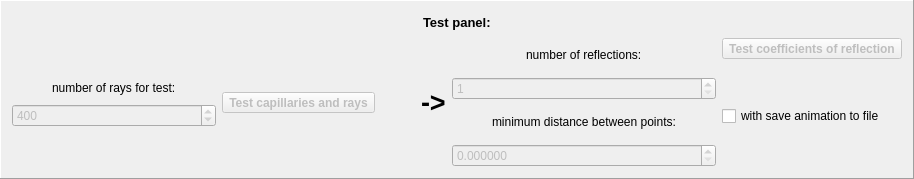
       <widget class="QFrame" name="frame">
        <property name="frameShape">
         <enum>QFrame::Panel</enum>
        </property>
        <property name="frameShadow">
         <enum>QFrame::Raised</enum>
        </property>
        <layout class="QVBoxLayout" name="verticalLayout_5">
         <item>
          <layout class="QHBoxLayout" name="horizontalLayout_6">
           <item>
            <spacer name="horizontalSpacer">
             <property name="orientation">
              <enum>Qt::Horizontal</enum>
             </property>
             <property name="sizeHint" stdset="0">
              <size>
               <width>40</width>
               <height>20</height>
              </size>
             </property>
            </spacer>
           </item>
           <item>
            <widget class="QLabel" name="label_5">
             <property name="font">
              <font>
               <pointsize>10</pointsize>
               <weight>75</weight>
               <bold>true</bold>
              </font>
             </property>
             <property name="text">
              <string>Test panel:</string>
             </property>
            </widget>
           </item>
           <item>
            <spacer name="horizontalSpacer_2">
             <property name="orientation">
              <enum>Qt::Horizontal</enum>
             </property>
             <property name="sizeHint" stdset="0">
              <size>
               <width>40</width>
               <height>20</height>
              </size>
             </property>
            </spacer>
           </item>
          </layout>
         </item>
         <item>
          <layout class="QHBoxLayout" name="horizontalLayout">
           <item>
            <layout class="QVBoxLayout" name="verticalLayout">
             <item>
              <spacer name="verticalSpacer_9">
               <property name="orientation">
                <enum>Qt::Vertical</enum>
               </property>
               <property name="sizeHint" stdset="0">
                <size>
                 <width>20</width>
                 <height>40</height>
                </size>
               </property>
              </spacer>
             </item>
             <item>
              <layout class="QHBoxLayout" name="horizontalLayout_10">
               <item>
                <spacer name="horizontalSpacer_7">
                 <property name="orientation">
                  <enum>Qt::Horizontal</enum>
                 </property>
                 <property name="sizeHint" stdset="0">
                  <size>
                   <width>40</width>
                   <height>20</height>
                  </size>
                 </property>
                </spacer>
               </item>
               <item>
                <widget class="QLabel" name="label_testSys">
                 <property name="text">
                  <string>number of rays for test:</string>
                 </property>
                </widget>
               </item>
               <item>
                <spacer name="horizontalSpacer_8">
                 <property name="orientation">
                  <enum>Qt::Horizontal</enum>
                 </property>
                 <property name="sizeHint" stdset="0">
                  <size>
                   <width>40</width>
                   <height>20</height>
                  </size>
                 </property>
                </spacer>
               </item>
              </layout>
             </item>
             <item>
              <widget class="QSpinBox" name="spinBox_testSys">
               <property name="enabled">
                <bool>false</bool>
               </property>
               <property name="sizePolicy">
                <sizepolicy hsizetype="Preferred" vsizetype="Fixed">
                 <horstretch>0</horstretch>
                 <verstretch>0</verstretch>
                </sizepolicy>
               </property>
               <property name="minimum">
                <number>0</number>
               </property>
               <property name="maximum">
                <number>100000</number>
               </property>
               <property name="value">
                <number>400</number>
               </property>
              </widget>
             </item>
             <item>
              <spacer name="verticalSpacer_8">
               <property name="orientation">
                <enum>Qt::Vertical</enum>
               </property>
               <property name="sizeHint" stdset="0">
                <size>
                 <width>20</width>
                 <height>40</height>
                </size>
               </property>
              </spacer>
             </item>
            </layout>
           </item>
           <item>
            <layout class="QVBoxLayout" name="verticalLayout_11">
             <item>
              <spacer name="verticalSpacer">
               <property name="orientation">
                <enum>Qt::Vertical</enum>
               </property>
               <property name="sizeHint" stdset="0">
                <size>
                 <width>20</width>
                 <height>40</height>
                </size>
               </property>
              </spacer>
             </item>
             <item>
              <widget class="QToolButton" name="toolButton_testSys">
               <property name="enabled">
                <bool>false</bool>
               </property>
               <property name="sizePolicy">
                <sizepolicy hsizetype="Preferred" vsizetype="Fixed">
                 <horstretch>0</horstretch>
                 <verstretch>0</verstretch>
                </sizepolicy>
               </property>
               <property name="font">
                <font>
                 <weight>75</weight>
                 <bold>true</bold>
                </font>
               </property>
               <property name="text">
                <string>Test capillaries and rays</string>
               </property>
               <property name="icon">
                <iconset resource="res.qrc">
                 <normaloff>:/images/chart</normaloff>:/images/chart</iconset>
               </property>
               <property name="toolButtonStyle">
                <enum>Qt::ToolButtonTextUnderIcon</enum>
               </property>
              </widget>
             </item>
             <item>
              <spacer name="verticalSpacer_4">
               <property name="orientation">
                <enum>Qt::Vertical</enum>
               </property>
               <property name="sizeHint" stdset="0">
                <size>
                 <width>20</width>
                 <height>40</height>
                </size>
               </property>
              </spacer>
             </item>
            </layout>
           </item>
           <item>
            <spacer name="horizontalSpacer_15">
             <property name="orientation">
              <enum>Qt::Horizontal</enum>
             </property>
             <property name="sizeHint" stdset="0">
              <size>
               <width>40</width>
               <height>20</height>
              </size>
             </property>
            </spacer>
           </item>
           <item>
            <widget class="QLabel" name="label">
             <property name="sizePolicy">
              <sizepolicy hsizetype="Fixed" vsizetype="Fixed">
               <horstretch>0</horstretch>
               <verstretch>0</verstretch>
              </sizepolicy>
             </property>
             <property name="font">
              <font>
               <pointsize>20</pointsize>
               <weight>75</weight>
               <italic>false</italic>
               <bold>true</bold>
              </font>
             </property>
             <property name="text">
              <string>-&gt;</string>
             </property>
            </widget>
           </item>
           <item>
            <layout class="QVBoxLayout" name="verticalLayout_3">
             <item>
              <layout class="QHBoxLayout" name="horizontalLayout_8">
               <item>
                <spacer name="horizontalSpacer_4">
                 <property name="orientation">
                  <enum>Qt::Horizontal</enum>
                 </property>
                 <property name="sizeHint" stdset="0">
                  <size>
                   <width>40</width>
                   <height>20</height>
                  </size>
                 </property>
                </spacer>
               </item>
               <item>
                <widget class="QLabel" name="label_testSys_2">
                 <property name="text">
                  <string>number of reflections:</string>
                 </property>
                </widget>
               </item>
               <item>
                <spacer name="horizontalSpacer_3">
                 <property name="orientation">
                  <enum>Qt::Horizontal</enum>
                 </property>
                 <property name="sizeHint" stdset="0">
                  <size>
                   <width>40</width>
                   <height>20</height>
                  </size>
                 </property>
                </spacer>
               </item>
              </layout>
             </item>
             <item>
              <widget class="QSpinBox" name="spinBox_numOfReflections">
               <property name="enabled">
                <bool>false</bool>
               </property>
               <property name="sizePolicy">
                <sizepolicy hsizetype="Preferred" vsizetype="Fixed">
                 <horstretch>0</horstretch>
                 <verstretch>0</verstretch>
                </sizepolicy>
               </property>
               <property name="minimum">
                <number>1</number>
               </property>
               <property name="maximum">
                <number>10000</number>
               </property>
               <property name="singleStep">
                <number>100</number>
               </property>
               <property name="value">
                <number>1</number>
               </property>
              </widget>
             </item>
             <item>
              <layout class="QHBoxLayout" name="horizontalLayout_9">
               <item>
                <spacer name="horizontalSpacer_5">
                 <property name="orientation">
                  <enum>Qt::Horizontal</enum>
                 </property>
                 <property name="sizeHint" stdset="0">
                  <size>
                   <width>40</width>
                   <height>20</height>
                  </size>
                 </property>
                </spacer>
               </item>
               <item>
                <widget class="QLabel" name="label_deltaNorma">
                 <property name="enabled">
                  <bool>true</bool>
                 </property>
                 <property name="text">
                  <string>minimum distance between points:</string>
                 </property>
                </widget>
               </item>
               <item>
                <spacer name="horizontalSpacer_6">
                 <property name="orientation">
                  <enum>Qt::Horizontal</enum>
                 </property>
                 <property name="sizeHint" stdset="0">
                  <size>
                   <width>40</width>
                   <height>20</height>
                  </size>
                 </property>
                </spacer>
               </item>
              </layout>
             </item>
             <item>
              <widget class="QDoubleSpinBox" name="doubleSpinBox_deltaNorma">
               <property name="enabled">
                <bool>false</bool>
               </property>
               <property name="decimals">
                <number>6</number>
               </property>
               <property name="minimum">
                <double>0.000000000000000</double>
               </property>
               <property name="maximum">
                <double>10.000000000000000</double>
               </property>
               <property name="singleStep">
                <double>0.000001000000000</double>
               </property>
               <property name="value">
                <double>0.000000000000000</double>
               </property>
              </widget>
             </item>
            </layout>
           </item>
           <item>
            <layout class="QVBoxLayout" name="verticalLayout_9">
             <item>
              <widget class="QToolButton" name="toolButton_drawCoefOfRefl">
               <property name="enabled">
                <bool>false</bool>
               </property>
               <property name="sizePolicy">
                <sizepolicy hsizetype="Preferred" vsizetype="Fixed">
                 <horstretch>0</horstretch>
                 <verstretch>0</verstretch>
                </sizepolicy>
               </property>
               <property name="font">
                <font>
                 <weight>75</weight>
                 <bold>true</bold>
                </font>
               </property>
               <property name="text">
                <string>Test coefficients of reflection</string>
               </property>
               <property name="icon">
                <iconset resource="res.qrc">
                 <normaloff>:/images/chart</normaloff>:/images/chart</iconset>
               </property>
               <property name="toolButtonStyle">
                <enum>Qt::ToolButtonTextUnderIcon</enum>
               </property>
              </widget>
             </item>
             <item>
              <spacer name="verticalSpacer_3">
               <property name="orientation">
                <enum>Qt::Vertical</enum>
               </property>
               <property name="sizeHint" stdset="0">
                <size>
                 <width>20</width>
                 <height>40</height>
                </size>
               </property>
              </spacer>
             </item>
             <item>
              <widget class="QCheckBox" name="checkBox_withAnimation">
               <property name="enabled">
                <bool>true</bool>
               </property>
               <property name="text">
                <string>with save animation to file</string>
               </property>
               <property name="tristate">
                <bool>false</bool>
               </property>
              </widget>
             </item>
             <item>
              <spacer name="verticalSpacer_2">
               <property name="orientation">
                <enum>Qt::Vertical</enum>
               </property>
               <property name="sizeHint" stdset="0">
                <size>
                 <width>20</width>
                 <height>40</height>
                </size>
               </property>
              </spacer>
             </item>
            </layout>
           </item>
          </layout>
         </item>
        </layout>
       </widget>
